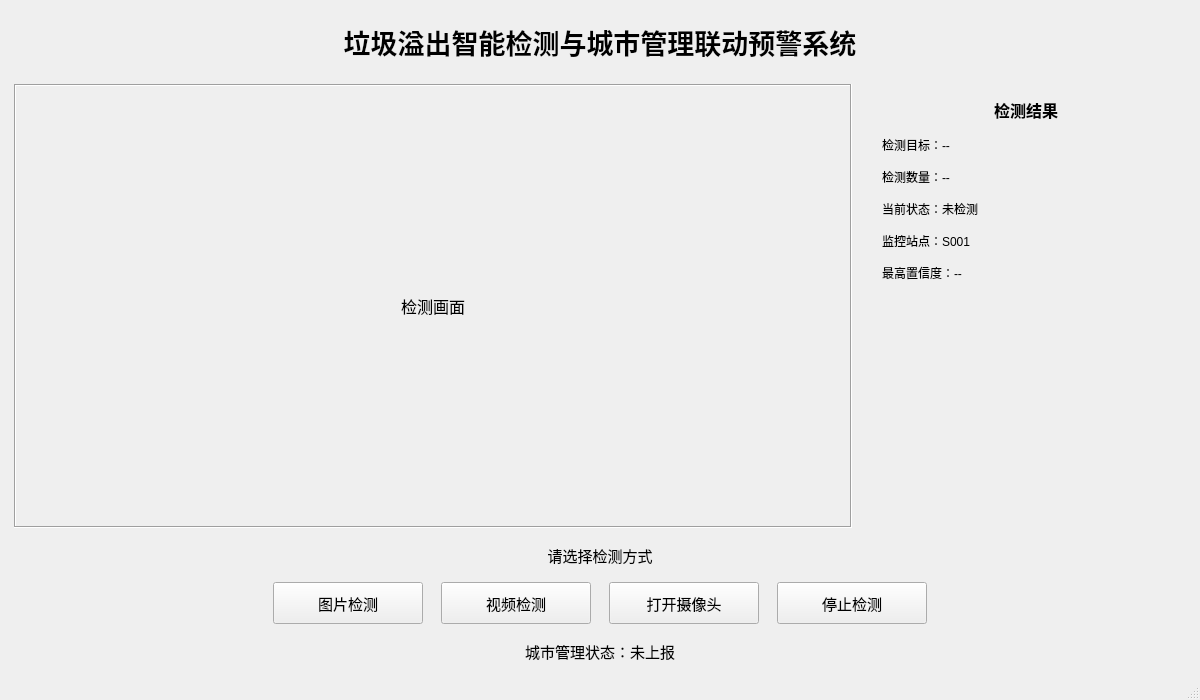
<?xml version="1.0" encoding="UTF-8"?>
<ui version="4.0">
 <class>MainWindow</class>
 <widget class="QMainWindow" name="MainWindow">
  <property name="geometry">
   <rect>
    <x>0</x>
    <y>0</y>
    <width>1200</width>
    <height>700</height>
   </rect>
  </property>
  <property name="minimumSize">
   <size>
    <width>1000</width>
    <height>600</height>
   </size>
  </property>
  <property name="windowTitle">
   <string>MainWindow</string>
  </property>
  <widget class="QWidget" name="centralwidget">
   <layout class="QVBoxLayout" name="mainVerticalLayout">
    <property name="spacing">
     <number>12</number>
    </property>
    <property name="leftMargin">
     <number>14</number>
    </property>
    <property name="topMargin">
     <number>12</number>
    </property>
    <property name="rightMargin">
     <number>14</number>
    </property>
    <property name="bottomMargin">
     <number>12</number>
    </property>
    <item>
     <widget class="QLabel" name="label_title">
      <property name="minimumSize">
       <size>
        <width>0</width>
        <height>60</height>
       </size>
      </property>
      <property name="maximumSize">
       <size>
        <width>16777215</width>
        <height>60</height>
       </size>
      </property>
      <property name="font">
       <font>
        <family>Agency FB</family>
        <pointsize>20</pointsize>
        <weight>75</weight>
        <bold>true</bold>
       </font>
      </property>
      <property name="text">
       <string>垃圾溢出智能检测与城市管理联动预警系统</string>
      </property>
      <property name="alignment">
       <set>Qt::AlignCenter</set>
      </property>
     </widget>
    </item>
    <item>
     <layout class="QHBoxLayout" name="middleHorizontalLayout">
      <property name="spacing">
       <number>14</number>
      </property>
      <item>
       <widget class="QWidget" name="displayContainer" native="true">
        <property name="sizePolicy">
         <sizepolicy hsizetype="Expanding" vsizetype="Expanding">
          <horstretch>1</horstretch>
          <verstretch>0</verstretch>
         </sizepolicy>
        </property>
        <property name="minimumSize">
         <size>
          <width>700</width>
          <height>400</height>
         </size>
        </property>
        <layout class="QVBoxLayout" name="displayLayout">
         <property name="spacing">
          <number>6</number>
         </property>
         <property name="leftMargin">
          <number>0</number>
         </property>
         <property name="topMargin">
          <number>0</number>
         </property>
         <property name="rightMargin">
          <number>0</number>
         </property>
         <property name="bottomMargin">
          <number>0</number>
         </property>
         <item>
          <widget class="QLabel" name="label_display">
           <property name="sizePolicy">
            <sizepolicy hsizetype="Expanding" vsizetype="Expanding">
             <horstretch>1</horstretch>
             <verstretch>1</verstretch>
            </sizepolicy>
           </property>
           <property name="minimumSize">
            <size>
             <width>700</width>
             <height>400</height>
            </size>
           </property>
           <property name="font">
            <font>
             <pointsize>12</pointsize>
            </font>
           </property>
           <property name="frameShape">
            <enum>QFrame::Box</enum>
           </property>
           <property name="frameShadow">
            <enum>QFrame::Sunken</enum>
           </property>
           <property name="lineWidth">
            <number>1</number>
           </property>
           <property name="text">
            <string>检测画面</string>
           </property>
           <property name="alignment">
            <set>Qt::AlignCenter</set>
           </property>
          </widget>
         </item>
        </layout>
       </widget>
      </item>
      <item>
       <widget class="QWidget" name="widget1" native="true">
        <property name="sizePolicy">
         <sizepolicy hsizetype="Preferred" vsizetype="Expanding">
          <horstretch>0</horstretch>
          <verstretch>0</verstretch>
         </sizepolicy>
        </property>
        <property name="minimumSize">
         <size>
          <width>320</width>
          <height>400</height>
         </size>
        </property>
        <property name="maximumSize">
         <size>
          <width>350</width>
          <height>16777215</height>
         </size>
        </property>
        <layout class="QVBoxLayout" name="verticalLayout">
         <property name="spacing">
          <number>14</number>
         </property>
         <property name="leftMargin">
          <number>16</number>
         </property>
         <property name="topMargin">
          <number>14</number>
         </property>
         <property name="rightMargin">
          <number>16</number>
         </property>
         <property name="bottomMargin">
          <number>14</number>
         </property>
         <item>
          <widget class="QLabel" name="label_result">
           <property name="font">
            <font>
             <pointsize>12</pointsize>
             <weight>75</weight>
             <bold>true</bold>
            </font>
           </property>
           <property name="text">
            <string>检测结果</string>
           </property>
           <property name="alignment">
            <set>Qt::AlignCenter</set>
           </property>
          </widget>
         </item>
         <item>
          <widget class="QLabel" name="label_target">
           <property name="text">
            <string>检测目标：--</string>
           </property>
           <property name="alignment">
            <set>Qt::AlignLeft|Qt::AlignVCenter</set>
           </property>
          </widget>
         </item>
         <item>
          <widget class="QLabel" name="label_count">
           <property name="text">
            <string>检测数量：--</string>
           </property>
           <property name="alignment">
            <set>Qt::AlignLeft|Qt::AlignVCenter</set>
           </property>
          </widget>
         </item>
         <item>
          <widget class="QLabel" name="label_status">
           <property name="text">
            <string>当前状态：未检测</string>
           </property>
           <property name="alignment">
            <set>Qt::AlignLeft|Qt::AlignVCenter</set>
           </property>
          </widget>
         </item>
         <item>
          <widget class="QLabel" name="label_station">
           <property name="text">
            <string>监控站点：S001</string>
           </property>
           <property name="alignment">
            <set>Qt::AlignLeft|Qt::AlignVCenter</set>
           </property>
          </widget>
         </item>
         <item>
          <widget class="QLabel" name="label_conf">
           <property name="text">
            <string>最高置信度：--</string>
           </property>
           <property name="alignment">
            <set>Qt::AlignLeft|Qt::AlignVCenter</set>
           </property>
          </widget>
         </item>
         <item>
          <spacer name="verticalSpacer">
           <property name="orientation">
            <enum>Qt::Vertical</enum>
           </property>
           <property name="sizeHint" stdset="0">
            <size>
             <width>20</width>
             <height>40</height>
            </size>
           </property>
          </spacer>
         </item>
        </layout>
       </widget>
      </item>
     </layout>
    </item>
    <item>
     <widget class="QLabel" name="label_mode">
      <property name="minimumSize">
       <size>
        <width>0</width>
        <height>30</height>
       </size>
      </property>
      <property name="font">
       <font>
        <pointsize>11</pointsize>
       </font>
      </property>
      <property name="text">
       <string>请选择检测方式</string>
      </property>
      <property name="alignment">
       <set>Qt::AlignCenter</set>
      </property>
     </widget>
    </item>
    <item>
     <widget class="QWidget" name="widget" native="true">
      <layout class="QHBoxLayout" name="horizontalLayout_2">
       <property name="spacing">
        <number>18</number>
       </property>
       <property name="leftMargin">
        <number>0</number>
       </property>
       <property name="topMargin">
        <number>0</number>
       </property>
       <property name="rightMargin">
        <number>0</number>
       </property>
       <property name="bottomMargin">
        <number>0</number>
       </property>
       <item>
        <spacer name="buttonSpacerLeft">
         <property name="orientation">
          <enum>Qt::Horizontal</enum>
         </property>
         <property name="sizeHint" stdset="0">
          <size>
           <width>40</width>
           <height>20</height>
          </size>
         </property>
        </spacer>
       </item>
       <item>
        <widget class="QPushButton" name="btn_image">
         <property name="minimumSize">
          <size>
           <width>150</width>
           <height>42</height>
          </size>
         </property>
         <property name="maximumSize">
          <size>
           <width>180</width>
           <height>42</height>
          </size>
         </property>
         <property name="font">
          <font>
           <pointsize>11</pointsize>
          </font>
         </property>
         <property name="text">
          <string>图片检测</string>
         </property>
        </widget>
       </item>
       <item>
        <widget class="QPushButton" name="btn_video">
         <property name="minimumSize">
          <size>
           <width>150</width>
           <height>42</height>
          </size>
         </property>
         <property name="maximumSize">
          <size>
           <width>180</width>
           <height>42</height>
          </size>
         </property>
         <property name="font">
          <font>
           <pointsize>11</pointsize>
          </font>
         </property>
         <property name="text">
          <string>视频检测</string>
         </property>
        </widget>
       </item>
       <item>
        <widget class="QPushButton" name="btn_camera">
         <property name="minimumSize">
          <size>
           <width>150</width>
           <height>42</height>
          </size>
         </property>
         <property name="maximumSize">
          <size>
           <width>180</width>
           <height>42</height>
          </size>
         </property>
         <property name="font">
          <font>
           <pointsize>11</pointsize>
          </font>
         </property>
         <property name="text">
          <string>打开摄像头</string>
         </property>
        </widget>
       </item>
       <item>
        <widget class="QPushButton" name="btn_stop">
         <property name="minimumSize">
          <size>
           <width>150</width>
           <height>42</height>
          </size>
         </property>
         <property name="maximumSize">
          <size>
           <width>180</width>
           <height>42</height>
          </size>
         </property>
         <property name="font">
          <font>
           <pointsize>11</pointsize>
          </font>
         </property>
         <property name="text">
          <string>停止检测</string>
         </property>
        </widget>
       </item>
       <item>
        <spacer name="buttonSpacerRight">
         <property name="orientation">
          <enum>Qt::Horizontal</enum>
         </property>
         <property name="sizeHint" stdset="0">
          <size>
           <width>40</width>
           <height>20</height>
          </size>
         </property>
        </spacer>
       </item>
      </layout>
     </widget>
    </item>
    <item>
     <widget class="QLabel" name="label_municipal">
      <property name="minimumSize">
       <size>
        <width>0</width>
        <height>30</height>
       </size>
      </property>
      <property name="font">
       <font>
        <pointsize>11</pointsize>
       </font>
      </property>
      <property name="text">
       <string>城市管理状态：未上报</string>
      </property>
      <property name="alignment">
       <set>Qt::AlignCenter</set>
      </property>
     </widget>
    </item>
   </layout>
  </widget>
  <widget class="QMenuBar" name="menubar">
   <property name="geometry">
    <rect>
     <x>0</x>
     <y>0</y>
     <width>1200</width>
     <height>22</height>
    </rect>
   </property>
  </widget>
  <widget class="QStatusBar" name="statusbar"/>
 </widget>
 <resources/>
 <connections/>
</ui>
